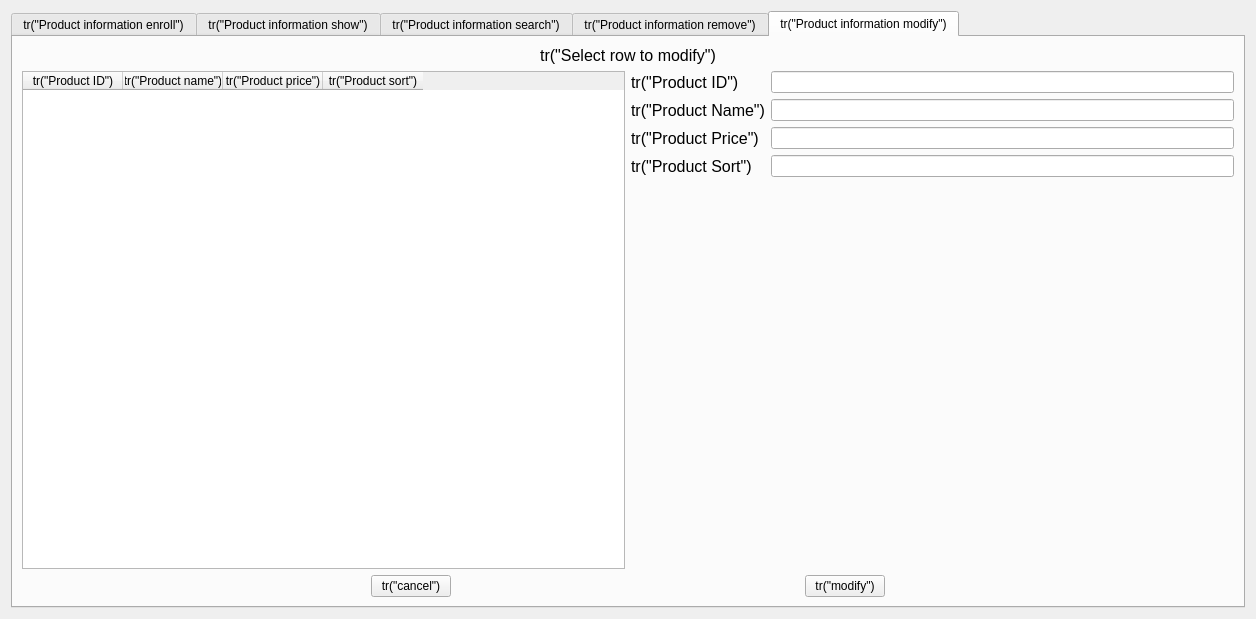
<?xml version="1.0" encoding="UTF-8"?>
<ui version="4.0">
 <class>ProductHandlerForm</class>
 <widget class="QWidget" name="ProductHandlerForm">
  <property name="geometry">
   <rect>
    <x>0</x>
    <y>0</y>
    <width>1256</width>
    <height>619</height>
   </rect>
  </property>
  <property name="windowTitle">
   <string>Form</string>
  </property>
  <layout class="QVBoxLayout" name="verticalLayout_11">
   <item>
    <widget class="QTabWidget" name="tabWidget">
     <property name="minimumSize">
      <size>
       <width>630</width>
       <height>340</height>
      </size>
     </property>
     <property name="currentIndex">
      <number>4</number>
     </property>
     <widget class="QWidget" name="productInfoEnrollTab">
      <attribute name="title">
       <string>tr(&quot;Product information enroll&quot;)</string>
      </attribute>
      <layout class="QVBoxLayout" name="verticalLayout_2">
       <item>
        <layout class="QVBoxLayout" name="verticalLayout">
         <item>
          <widget class="QLabel" name="infoLabel1">
           <property name="font">
            <font>
             <pointsize>12</pointsize>
            </font>
           </property>
           <property name="text">
            <string>tr(&quot;Input product information.&quot;)</string>
           </property>
           <property name="alignment">
            <set>Qt::AlignCenter</set>
           </property>
           <property name="buddy">
            <cstring>nameLineEdit1</cstring>
           </property>
          </widget>
         </item>
         <item>
          <layout class="QGridLayout" name="gridLayout">
           <item row="0" column="0">
            <widget class="QLabel" name="nameLabel1">
             <property name="font">
              <font>
               <pointsize>12</pointsize>
              </font>
             </property>
             <property name="text">
              <string>tr(&quot;Product name&quot;)</string>
             </property>
             <property name="buddy">
              <cstring>nameLineEdit1</cstring>
             </property>
            </widget>
           </item>
           <item row="0" column="1">
            <widget class="QLineEdit" name="nameLineEdit1"/>
           </item>
           <item row="1" column="0">
            <widget class="QLabel" name="priceLabel1">
             <property name="font">
              <font>
               <pointsize>12</pointsize>
              </font>
             </property>
             <property name="text">
              <string>tr(&quot;Product price&quot;)</string>
             </property>
             <property name="buddy">
              <cstring>priceLineEdit1</cstring>
             </property>
            </widget>
           </item>
           <item row="1" column="1">
            <widget class="QLineEdit" name="priceLineEdit1"/>
           </item>
           <item row="2" column="0">
            <widget class="QLabel" name="sortLabel1">
             <property name="font">
              <font>
               <pointsize>12</pointsize>
              </font>
             </property>
             <property name="text">
              <string>tr(&quot;Proudct sort&quot;)</string>
             </property>
             <property name="buddy">
              <cstring>sortLineEdit1</cstring>
             </property>
            </widget>
           </item>
           <item row="2" column="1">
            <widget class="QLineEdit" name="sortLineEdit1"/>
           </item>
          </layout>
         </item>
         <item>
          <widget class="QTableWidget" name="tableWidget1">
           <column>
            <property name="text">
             <string>tr(&quot;Product ID&quot;)</string>
            </property>
           </column>
           <column>
            <property name="text">
             <string>tr(&quot;Product name&quot;)</string>
            </property>
           </column>
           <column>
            <property name="text">
             <string>tr(&quot;Product price&quot;)</string>
            </property>
           </column>
           <column>
            <property name="text">
             <string>tr(&quot;Product sort&quot;)</string>
            </property>
           </column>
          </widget>
         </item>
         <item>
          <layout class="QHBoxLayout" name="horizontalLayout">
           <item>
            <spacer name="horizontalSpacer">
             <property name="orientation">
              <enum>Qt::Horizontal</enum>
             </property>
             <property name="sizeHint" stdset="0">
              <size>
               <width>40</width>
               <height>20</height>
              </size>
             </property>
            </spacer>
           </item>
           <item>
            <widget class="QPushButton" name="cancelPushButton1">
             <property name="text">
              <string>tr(&quot;cancel&quot;)</string>
             </property>
            </widget>
           </item>
           <item>
            <spacer name="horizontalSpacer_2">
             <property name="orientation">
              <enum>Qt::Horizontal</enum>
             </property>
             <property name="sizeHint" stdset="0">
              <size>
               <width>40</width>
               <height>20</height>
              </size>
             </property>
            </spacer>
           </item>
           <item>
            <widget class="QPushButton" name="enrollPushButton">
             <property name="text">
              <string>tr(&quot;enroll&quot;)</string>
             </property>
            </widget>
           </item>
           <item>
            <spacer name="horizontalSpacer_3">
             <property name="orientation">
              <enum>Qt::Horizontal</enum>
             </property>
             <property name="sizeHint" stdset="0">
              <size>
               <width>40</width>
               <height>20</height>
              </size>
             </property>
            </spacer>
           </item>
          </layout>
         </item>
        </layout>
       </item>
      </layout>
     </widget>
     <widget class="QWidget" name="productInfoShowTab">
      <attribute name="title">
       <string>tr(&quot;Product information show&quot;)</string>
      </attribute>
      <layout class="QVBoxLayout" name="verticalLayout_4">
       <item>
        <layout class="QVBoxLayout" name="verticalLayout_3">
         <item>
          <widget class="QLabel" name="infoLabel2">
           <property name="font">
            <font>
             <pointsize>12</pointsize>
            </font>
           </property>
           <property name="text">
            <string>tr(&quot;Current product information show&quot;)</string>
           </property>
           <property name="alignment">
            <set>Qt::AlignCenter</set>
           </property>
          </widget>
         </item>
         <item>
          <widget class="QTableWidget" name="tableWidget2">
           <column>
            <property name="text">
             <string>tr(&quot;Product ID&quot;)</string>
            </property>
           </column>
           <column>
            <property name="text">
             <string>tr(&quot;Product name&quot;)</string>
            </property>
           </column>
           <column>
            <property name="text">
             <string>tr(&quot;Product price&quot;)</string>
            </property>
           </column>
           <column>
            <property name="text">
             <string>tr(&quot;Product sort&quot;)</string>
            </property>
           </column>
          </widget>
         </item>
         <item>
          <layout class="QHBoxLayout" name="horizontalLayout_2">
           <item>
            <spacer name="horizontalSpacer_4">
             <property name="orientation">
              <enum>Qt::Horizontal</enum>
             </property>
             <property name="sizeHint" stdset="0">
              <size>
               <width>40</width>
               <height>20</height>
              </size>
             </property>
            </spacer>
           </item>
           <item>
            <widget class="QPushButton" name="okPushButton">
             <property name="text">
              <string>tr(&quot;Ok&quot;)</string>
             </property>
            </widget>
           </item>
           <item>
            <spacer name="horizontalSpacer_6">
             <property name="orientation">
              <enum>Qt::Horizontal</enum>
             </property>
             <property name="sizeHint" stdset="0">
              <size>
               <width>40</width>
               <height>20</height>
              </size>
             </property>
            </spacer>
           </item>
          </layout>
         </item>
        </layout>
       </item>
      </layout>
     </widget>
     <widget class="QWidget" name="productInfoSearchTab">
      <attribute name="title">
       <string>tr(&quot;Product information search&quot;)</string>
      </attribute>
      <layout class="QVBoxLayout" name="verticalLayout_6">
       <item>
        <layout class="QVBoxLayout" name="verticalLayout_5">
         <item>
          <widget class="QLabel" name="infoLabel3">
           <property name="font">
            <font>
             <pointsize>12</pointsize>
            </font>
           </property>
           <property name="text">
            <string>tr(&quot;Input product ID to search product information.&quot;)</string>
           </property>
           <property name="alignment">
            <set>Qt::AlignCenter</set>
           </property>
          </widget>
         </item>
         <item>
          <spacer name="verticalSpacer_4">
           <property name="orientation">
            <enum>Qt::Vertical</enum>
           </property>
           <property name="sizeType">
            <enum>QSizePolicy::Fixed</enum>
           </property>
           <property name="sizeHint" stdset="0">
            <size>
             <width>20</width>
             <height>17</height>
            </size>
           </property>
          </spacer>
         </item>
         <item>
          <widget class="QLineEdit" name="searchLineEdit"/>
         </item>
         <item>
          <spacer name="verticalSpacer_5">
           <property name="orientation">
            <enum>Qt::Vertical</enum>
           </property>
           <property name="sizeType">
            <enum>QSizePolicy::Fixed</enum>
           </property>
           <property name="sizeHint" stdset="0">
            <size>
             <width>20</width>
             <height>13</height>
            </size>
           </property>
          </spacer>
         </item>
         <item>
          <widget class="QTableWidget" name="tableWidget3">
           <column>
            <property name="text">
             <string>tr(&quot;Product ID&quot;)</string>
            </property>
           </column>
           <column>
            <property name="text">
             <string>tr(&quot;Product name&quot;)</string>
            </property>
           </column>
           <column>
            <property name="text">
             <string>tr(&quot;Product price&quot;)</string>
            </property>
           </column>
           <column>
            <property name="text">
             <string>tr(&quot;Product sort&quot;)</string>
            </property>
           </column>
          </widget>
         </item>
         <item>
          <layout class="QHBoxLayout" name="horizontalLayout_4">
           <item>
            <spacer name="horizontalSpacer_10">
             <property name="orientation">
              <enum>Qt::Horizontal</enum>
             </property>
             <property name="sizeHint" stdset="0">
              <size>
               <width>40</width>
               <height>20</height>
              </size>
             </property>
            </spacer>
           </item>
           <item>
            <widget class="QPushButton" name="cancelPushButton2">
             <property name="text">
              <string>tr(&quot;cancel&quot;)</string>
             </property>
            </widget>
           </item>
           <item>
            <spacer name="horizontalSpacer_11">
             <property name="orientation">
              <enum>Qt::Horizontal</enum>
             </property>
             <property name="sizeHint" stdset="0">
              <size>
               <width>40</width>
               <height>20</height>
              </size>
             </property>
            </spacer>
           </item>
           <item>
            <widget class="QPushButton" name="searchPushButton">
             <property name="text">
              <string>tr(&quot;search&quot;)</string>
             </property>
            </widget>
           </item>
           <item>
            <spacer name="horizontalSpacer_12">
             <property name="orientation">
              <enum>Qt::Horizontal</enum>
             </property>
             <property name="sizeHint" stdset="0">
              <size>
               <width>40</width>
               <height>20</height>
              </size>
             </property>
            </spacer>
           </item>
          </layout>
         </item>
        </layout>
       </item>
      </layout>
     </widget>
     <widget class="QWidget" name="productInfoRemoveTab">
      <attribute name="title">
       <string>tr(&quot;Product information remove&quot;)</string>
      </attribute>
      <layout class="QVBoxLayout" name="verticalLayout_8">
       <item>
        <layout class="QVBoxLayout" name="verticalLayout_7">
         <item>
          <widget class="QLabel" name="infoLabel4">
           <property name="font">
            <font>
             <pointsize>12</pointsize>
            </font>
           </property>
           <property name="text">
            <string>tr(&quot;Select row to remove&quot;)</string>
           </property>
           <property name="alignment">
            <set>Qt::AlignCenter</set>
           </property>
          </widget>
         </item>
         <item>
          <widget class="QTableWidget" name="tableWidget4">
           <column>
            <property name="text">
             <string>tr(&quot;Product ID&quot;)</string>
            </property>
           </column>
           <column>
            <property name="text">
             <string>tr(&quot;Product name'&quot;)</string>
            </property>
           </column>
           <column>
            <property name="text">
             <string>tr(&quot;Product price&quot;)</string>
            </property>
           </column>
           <column>
            <property name="text">
             <string>tr(&quot;Product sort&quot;)</string>
            </property>
           </column>
          </widget>
         </item>
         <item>
          <layout class="QHBoxLayout" name="horizontalLayout_3">
           <item>
            <spacer name="horizontalSpacer_7">
             <property name="orientation">
              <enum>Qt::Horizontal</enum>
             </property>
             <property name="sizeHint" stdset="0">
              <size>
               <width>40</width>
               <height>20</height>
              </size>
             </property>
            </spacer>
           </item>
           <item>
            <widget class="QPushButton" name="cancelPushButton3">
             <property name="text">
              <string>tr(&quot;cancel&quot;)</string>
             </property>
            </widget>
           </item>
           <item>
            <spacer name="horizontalSpacer_9">
             <property name="orientation">
              <enum>Qt::Horizontal</enum>
             </property>
             <property name="sizeHint" stdset="0">
              <size>
               <width>40</width>
               <height>20</height>
              </size>
             </property>
            </spacer>
           </item>
           <item>
            <widget class="QPushButton" name="removePushButton">
             <property name="text">
              <string>tr(&quot;remove&quot;)</string>
             </property>
            </widget>
           </item>
           <item>
            <spacer name="horizontalSpacer_16">
             <property name="orientation">
              <enum>Qt::Horizontal</enum>
             </property>
             <property name="sizeHint" stdset="0">
              <size>
               <width>40</width>
               <height>20</height>
              </size>
             </property>
            </spacer>
           </item>
          </layout>
         </item>
        </layout>
       </item>
      </layout>
     </widget>
     <widget class="QWidget" name="productInfoModifyTab">
      <attribute name="title">
       <string>tr(&quot;Product information modify&quot;)</string>
      </attribute>
      <layout class="QVBoxLayout" name="verticalLayout_12">
       <item>
        <layout class="QVBoxLayout" name="verticalLayout_10">
         <item>
          <widget class="QLabel" name="infoLabel5">
           <property name="font">
            <font>
             <pointsize>12</pointsize>
            </font>
           </property>
           <property name="text">
            <string>tr(&quot;Select row to modify&quot;)</string>
           </property>
           <property name="alignment">
            <set>Qt::AlignCenter</set>
           </property>
          </widget>
         </item>
         <item>
          <layout class="QHBoxLayout" name="horizontalLayout_6">
           <item>
            <widget class="QTableWidget" name="tableWidget5">
             <column>
              <property name="text">
               <string>tr(&quot;Product ID&quot;)</string>
              </property>
             </column>
             <column>
              <property name="text">
               <string>tr(&quot;Product name&quot;)</string>
              </property>
             </column>
             <column>
              <property name="text">
               <string>tr(&quot;Product price&quot;)</string>
              </property>
             </column>
             <column>
              <property name="text">
               <string>tr(&quot;Product sort&quot;)</string>
              </property>
             </column>
            </widget>
           </item>
           <item>
            <layout class="QVBoxLayout" name="verticalLayout_9">
             <item>
              <layout class="QGridLayout" name="gridLayout_2">
               <item row="3" column="0">
                <widget class="QLabel" name="sortLabel2">
                 <property name="font">
                  <font>
                   <pointsize>12</pointsize>
                  </font>
                 </property>
                 <property name="text">
                  <string>tr(&quot;Product Sort&quot;)</string>
                 </property>
                 <property name="buddy">
                  <cstring>sortLineEdit2</cstring>
                 </property>
                </widget>
               </item>
               <item row="0" column="1">
                <widget class="QLineEdit" name="idLineEdit">
                 <property name="readOnly">
                  <bool>true</bool>
                 </property>
                </widget>
               </item>
               <item row="1" column="1">
                <widget class="QLineEdit" name="nameLineEdit2"/>
               </item>
               <item row="3" column="1">
                <widget class="QLineEdit" name="sortLineEdit2"/>
               </item>
               <item row="2" column="0">
                <widget class="QLabel" name="priceLabel2">
                 <property name="font">
                  <font>
                   <pointsize>12</pointsize>
                  </font>
                 </property>
                 <property name="text">
                  <string>tr(&quot;Product Price&quot;)</string>
                 </property>
                 <property name="buddy">
                  <cstring>priceLineEdit2</cstring>
                 </property>
                </widget>
               </item>
               <item row="0" column="0">
                <widget class="QLabel" name="idLabel">
                 <property name="font">
                  <font>
                   <pointsize>12</pointsize>
                  </font>
                 </property>
                 <property name="text">
                  <string>tr(&quot;Product ID&quot;)</string>
                 </property>
                 <property name="buddy">
                  <cstring>idLineEdit</cstring>
                 </property>
                </widget>
               </item>
               <item row="2" column="1">
                <widget class="QLineEdit" name="priceLineEdit2"/>
               </item>
               <item row="1" column="0">
                <widget class="QLabel" name="nameLabel2">
                 <property name="font">
                  <font>
                   <pointsize>12</pointsize>
                  </font>
                 </property>
                 <property name="text">
                  <string>tr(&quot;Product Name&quot;)</string>
                 </property>
                 <property name="buddy">
                  <cstring>nameLineEdit2</cstring>
                 </property>
                </widget>
               </item>
              </layout>
             </item>
             <item>
              <spacer name="verticalSpacer">
               <property name="orientation">
                <enum>Qt::Vertical</enum>
               </property>
               <property name="sizeHint" stdset="0">
                <size>
                 <width>20</width>
                 <height>40</height>
                </size>
               </property>
              </spacer>
             </item>
            </layout>
           </item>
          </layout>
         </item>
         <item>
          <layout class="QHBoxLayout" name="horizontalLayout_5">
           <item>
            <spacer name="horizontalSpacer_13">
             <property name="orientation">
              <enum>Qt::Horizontal</enum>
             </property>
             <property name="sizeHint" stdset="0">
              <size>
               <width>40</width>
               <height>20</height>
              </size>
             </property>
            </spacer>
           </item>
           <item>
            <widget class="QPushButton" name="cancelPushButton4">
             <property name="text">
              <string>tr(&quot;cancel&quot;)</string>
             </property>
            </widget>
           </item>
           <item>
            <spacer name="horizontalSpacer_14">
             <property name="orientation">
              <enum>Qt::Horizontal</enum>
             </property>
             <property name="sizeHint" stdset="0">
              <size>
               <width>40</width>
               <height>20</height>
              </size>
             </property>
            </spacer>
           </item>
           <item>
            <widget class="QPushButton" name="modifyPushButton">
             <property name="text">
              <string>tr(&quot;modify&quot;)</string>
             </property>
            </widget>
           </item>
           <item>
            <spacer name="horizontalSpacer_15">
             <property name="orientation">
              <enum>Qt::Horizontal</enum>
             </property>
             <property name="sizeHint" stdset="0">
              <size>
               <width>40</width>
               <height>20</height>
              </size>
             </property>
            </spacer>
           </item>
          </layout>
         </item>
        </layout>
       </item>
      </layout>
     </widget>
    </widget>
   </item>
  </layout>
 </widget>
 <resources/>
 <connections/>
</ui>
